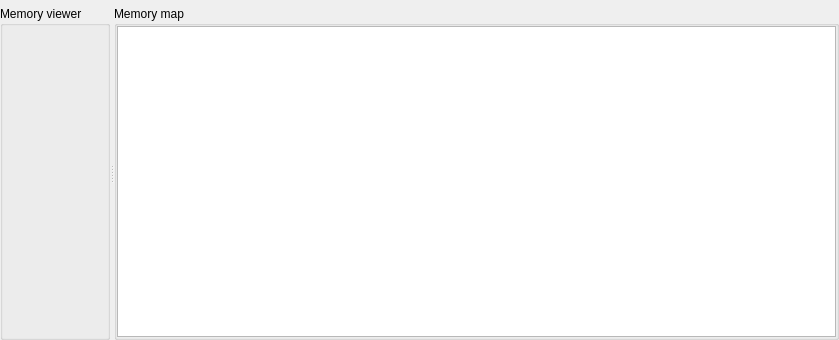
<?xml version="1.0" encoding="UTF-8"?>
<ui version="4.0">
 <class>Ripes::MemoryTab</class>
 <widget class="QWidget" name="Ripes::MemoryTab">
  <property name="geometry">
   <rect>
    <x>0</x>
    <y>0</y>
    <width>839</width>
    <height>340</height>
   </rect>
  </property>
  <property name="windowTitle">
   <string notr="true">Form</string>
  </property>
  <layout class="QGridLayout" name="gridLayout_3">
   <property name="leftMargin">
    <number>0</number>
   </property>
   <property name="topMargin">
    <number>6</number>
   </property>
   <property name="rightMargin">
    <number>0</number>
   </property>
   <property name="bottomMargin">
    <number>0</number>
   </property>
   <item row="1" column="0">
    <widget class="QSplitter" name="splitter">
     <property name="orientation">
      <enum>Qt::Horizontal</enum>
     </property>
     <widget class="QGroupBox" name="groupBox_2">
      <property name="title">
       <string>Memory viewer</string>
      </property>
      <layout class="QGridLayout" name="gridLayout">
       <property name="leftMargin">
        <number>0</number>
       </property>
       <property name="topMargin">
        <number>0</number>
       </property>
       <property name="rightMargin">
        <number>0</number>
       </property>
       <property name="bottomMargin">
        <number>0</number>
       </property>
       <item row="0" column="0">
        <widget class="MemoryViewerWidget" name="memoryViewerWidget" native="true">
         <property name="sizePolicy">
          <sizepolicy hsizetype="Expanding" vsizetype="Expanding">
           <horstretch>0</horstretch>
           <verstretch>0</verstretch>
          </sizepolicy>
         </property>
        </widget>
       </item>
      </layout>
     </widget>
     <widget class="QGroupBox" name="groupBox">
      <property name="title">
       <string>Memory map</string>
      </property>
      <layout class="QGridLayout" name="gridLayout_2">
       <property name="leftMargin">
        <number>0</number>
       </property>
       <property name="topMargin">
        <number>0</number>
       </property>
       <property name="rightMargin">
        <number>0</number>
       </property>
       <property name="bottomMargin">
        <number>0</number>
       </property>
       <item row="0" column="0">
        <widget class="QTableView" name="memoryMapView">
         <property name="sizePolicy">
          <sizepolicy hsizetype="Expanding" vsizetype="Expanding">
           <horstretch>0</horstretch>
           <verstretch>0</verstretch>
          </sizepolicy>
         </property>
         <attribute name="horizontalHeaderStretchLastSection">
          <bool>true</bool>
         </attribute>
        </widget>
       </item>
      </layout>
     </widget>
    </widget>
   </item>
  </layout>
 </widget>
 <customwidgets>
  <customwidget>
   <class>MemoryViewerWidget</class>
   <extends>QWidget</extends>
   <header>memoryviewerwidget.h</header>
   <container>1</container>
  </customwidget>
 </customwidgets>
 <resources/>
 <connections/>
</ui>
